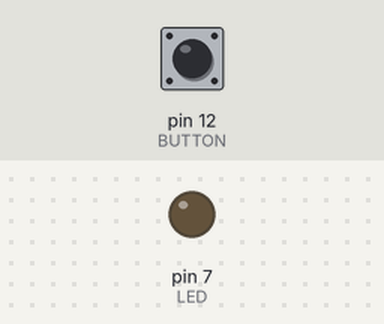
Bench run of a sketch on a simulated Arduino Uno, built with avr-gcc and run on an emulated ATmega328P. On the bench: output pins drawn as LEDs (lit = HIGH). Dashed ring = blinking. The test bench sets the inputs (shaded band); at power-on: pin 12 (BUTTON) LOW.

Above: at 1.2 s.
1.3 s: pin 12 (BUTTON) pulled HIGH for 1 s
At 1.55 s:
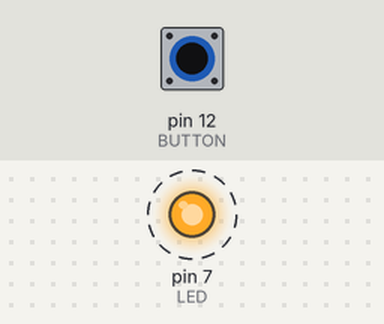
4.3 s: pin 12 (BUTTON) pulled HIGH for 3.2 s
At 8.5 s:
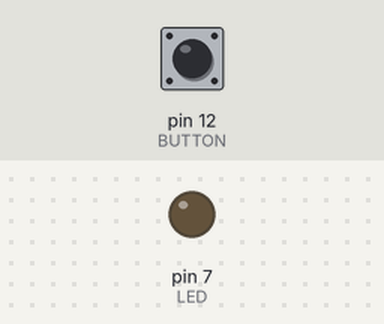
Timing chart, 0 to 10.0 s (numbered marks = the images above; inputs shaded):
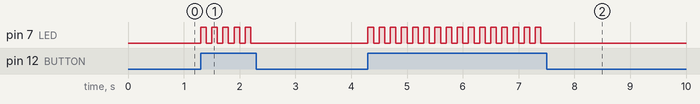

Measured:
- after the input at 1.3 s, pin 7 (LED): alternates HIGH for 0.10 s and LOW for 0.10 s, 10 changes in all, then stays LOW, starting at once
- after the input at 4.3 s, pin 7 (LED): alternates HIGH for 0.10 s and LOW for 0.10 s, 32 changes in all, then stays LOW, starting at once

The sketch:

Ex03c.ino
```cpp
// Ex03c
// Experiment with a switch: toggle on/off

#define LED 7
#define BUTTON 12

bool state = false; // false: LED off, true: LED on

void setup()
{
  pinMode(LED, OUTPUT);
  pinMode(BUTTON, INPUT);
  digitalWrite(LED, LOW);  // Turn off LED
}

void loop()
{
  if (digitalRead(BUTTON) == HIGH) {
    state = !state; // toggle: if on, turn off; if off, turn on
    if (state)
      digitalWrite(LED, HIGH);  // Turn on LED
    else
      digitalWrite(LED, LOW);	// Turn off LED
  }
  delay(100);
}
```
